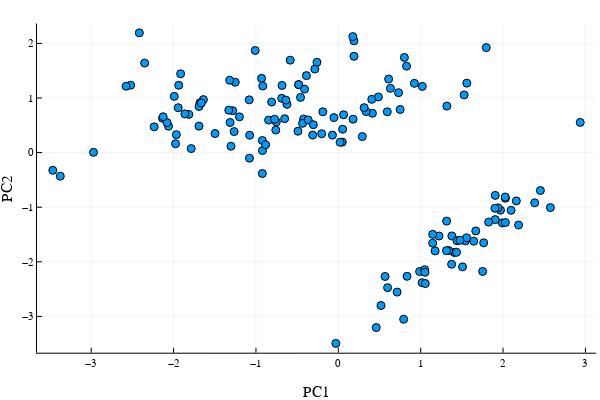

This figure's notebook cell:
### Code cell
scatter(iris_scaled_X.PC1, iris_scaled_X.PC2, xlabel="PC1", ylabel="PC2", legend=false)

### Figure 1 — Plotly figure (JSON) as saved in the notebook; plotly's stock layout.template omitted (floating-point values rounded to 4 significant figures; data arrays with more than 128 entries replaced by an {"elided": "..."} marker saying what was removed)
{"data": [{"colorbar": {"title": ""}, "legendgroup": "y1", "marker": {"color": "rgba(0, 154, 250, 1.000)", "line": {"color": "rgba(0, 0, 0, 1.000)", "width": 1}, "size": 8, "symbol": "circle"}, "mode": "markers", "name": "y1", "showlegend": true, "type": "scatter", "x": {"elided": "150 float values"}, "xaxis": "x", "y": {"elided": "150 float values"}, "yaxis": "y", "zmax": null, "zmin": null}], "layout": {"annotations": [], "height": 400, "margin": {"b": 20, "l": 0, "r": 0, "t": 20}, "paper_bgcolor": "rgba(255, 255, 255, 1.000)", "plot_bgcolor": "rgba(255, 255, 255, 1.000)", "showlegend": false, "width": 600, "xaxis": {"anchor": "y", "domain": [0.06165, 0.9934], "gridcolor": "rgba(0, 0, 0, 0.100)", "gridwidth": 0.5, "linecolor": "rgba(0, 0, 0, 1.000)", "mirror": false, "range": [-3.659, 3.129], "showgrid": true, "showline": true, "showticklabels": true, "tickangle": 0, "tickcolor": "rgb(0, 0, 0)", "tickfont": {"color": "rgba(0, 0, 0, 1.000)", "family": "sans-serif", "size": 11}, "tickmode": "array", "ticks": "inside", "ticktext": ["−3", "−2", "−1", "0", "1", "2", "3"], "tickvals": [-3, -2, -1, 0, 1, 2, 3], "title": "PC1", "titlefont": {"color": "rgba(0, 0, 0, 1.000)", "family": "sans-serif", "size": 15}, "type": "-", "visible": true, "zeroline": false, "zerolinecolor": "rgba(0, 0, 0, 1.000)"}, "yaxis": {"anchor": "x", "domain": [0.07581, 0.9902], "gridcolor": "rgba(0, 0, 0, 0.100)", "gridwidth": 0.5, "linecolor": "rgba(0, 0, 0, 1.000)", "mirror": false, "range": [-3.665, 2.363], "showgrid": true, "showline": true, "showticklabels": true, "tickangle": 0, "tickcolor": "rgb(0, 0, 0)", "tickfont": {"color": "rgba(0, 0, 0, 1.000)", "family": "sans-serif", "size": 11}, "tickmode": "array", "ticks": "inside", "ticktext": ["−3", "−2", "−1", "0", "1", "2"], "tickvals": [-3, -2, -1, 0, 1, 2], "title": "PC2", "titlefont": {"color": "rgba(0, 0, 0, 1.000)", "family": "sans-serif", "size": 15}, "type": "-", "visible": true, "zeroline": false, "zerolinecolor": "rgba(0, 0, 0, 1.000)"}}}
